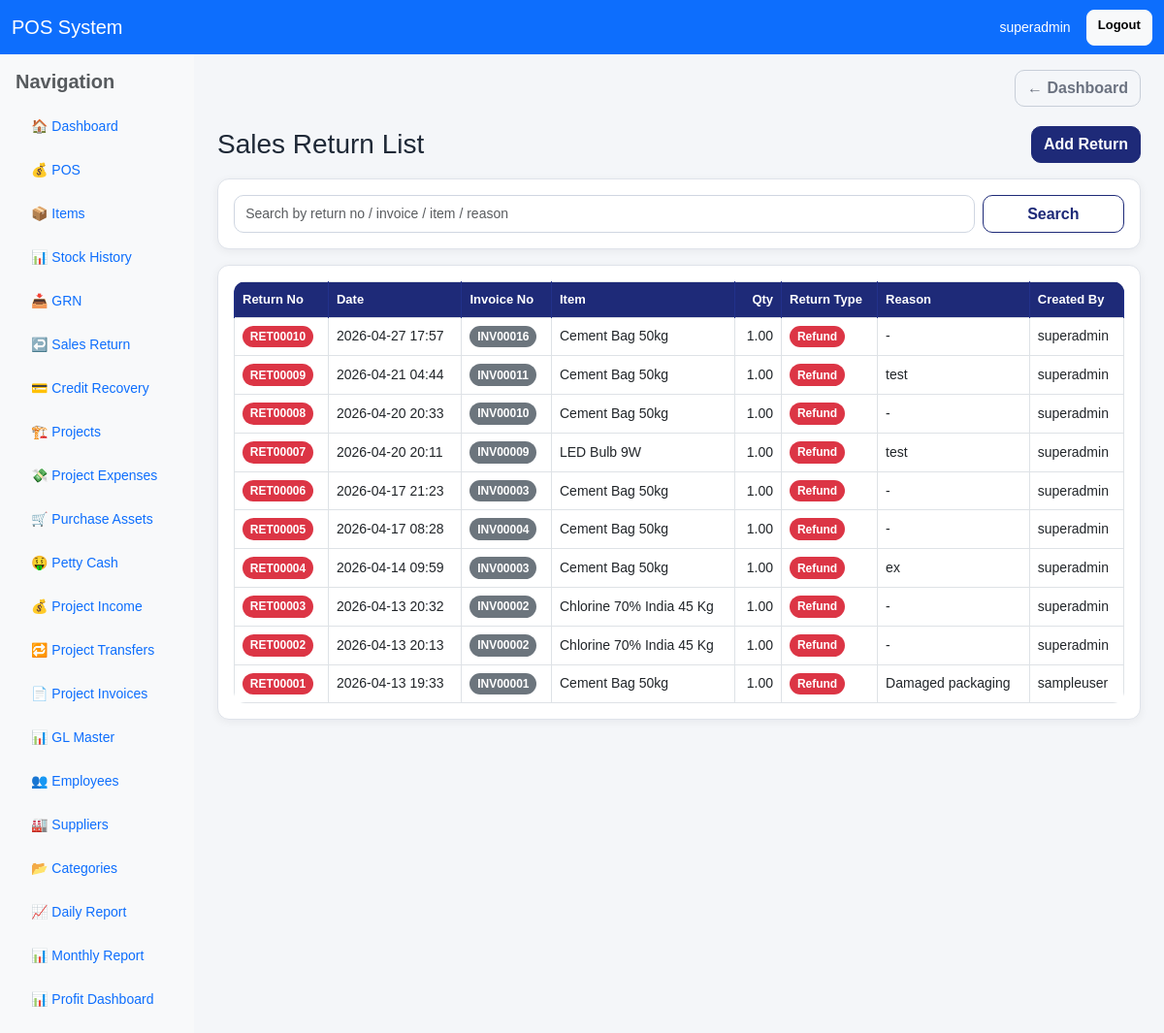
Page /sales-return-list/ (signed in) on the earlier database version.
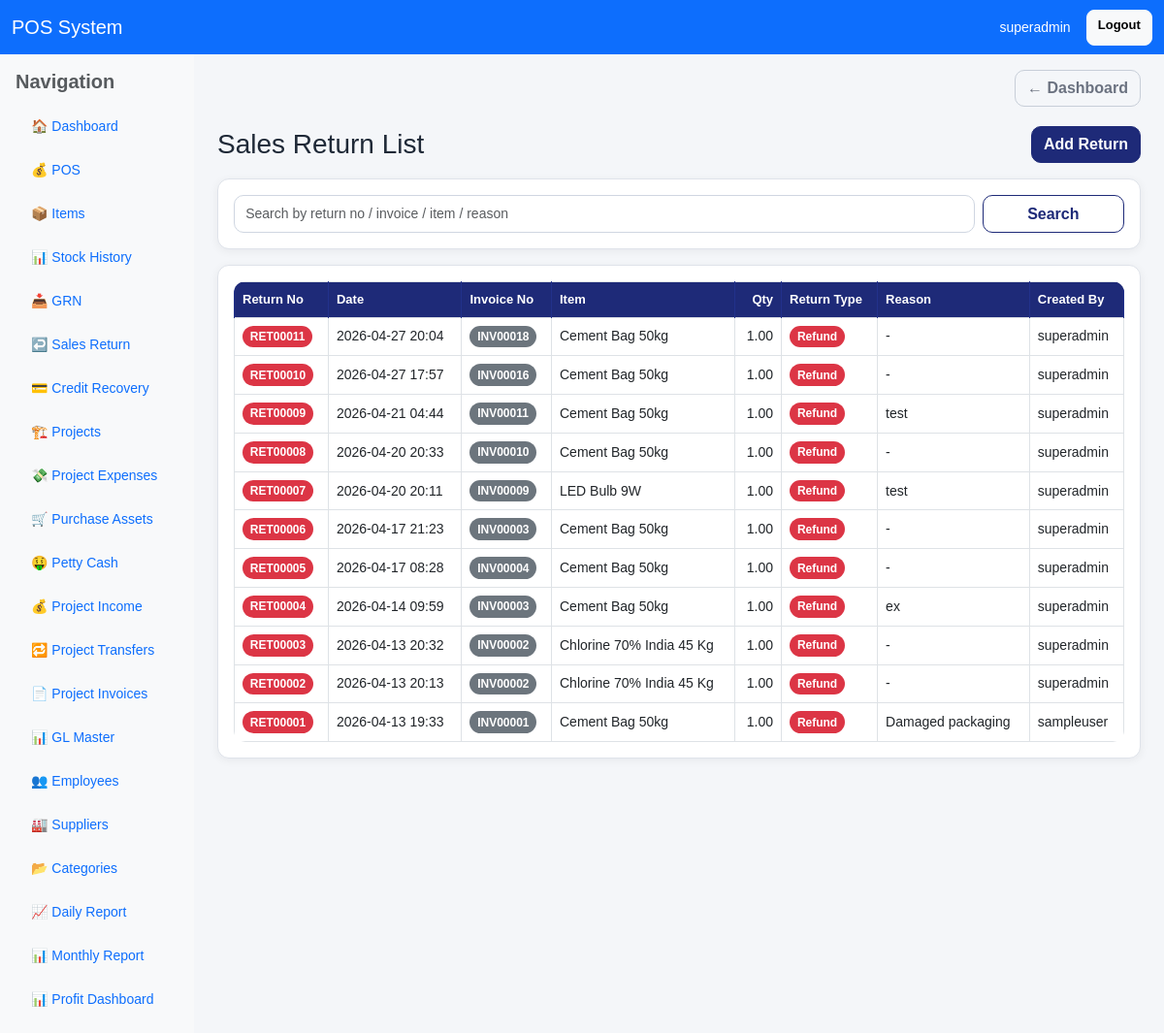
Same page on the later database version.
### pos/models.py (models this page shows, shortened)
class SalesReturn(models.Model):
    RETURN_TYPE_CHOICES = [
        ("refund", "Refund"),
        ("exchange", "Exchange"),
    ]
    return_no = models.CharField(max_length=50, unique=True)
    sale = models.ForeignKey(Sale, on_delete=models.CASCADE, related_name="returns")
    sale_item = models.ForeignKey(SaleItem, on_delete=models.CASCADE, related_name="returns")
    qty = models.DecimalField(max_digits=12, decimal_places=2, default=0)
    return_type = models.CharField(max_length=20, choices=RETURN_TYPE_CHOICES, default="refund")
    reason = models.TextField(blank=True, null=True)
    created_by = models.ForeignKey(User, on_delete=models.SET_NULL, null=True, blank=True)
    created_at = models.DateTimeField(auto_now_add=True)
    class Meta:
        ordering = ["-created_at", "-id"]
    @property
    def return_invoice_id(self):
        return self.sale.invoice_no if self.sale else ""

class Sale(models.Model):
    PAYMENT_METHODS = [
        ("cash", "Cash"),
        ("card", "Card"),
        ("credit", "Credit"),
    ]
    SALE_TYPE_CHOICES = [
        ("retail", "Retail Sale"),
        ("project_issue", "Project Issue"),
    ]
    APPROVAL_STATUS_CHOICES = [
        ("na", "Not Applicable"),
        ("pending", "Pending"),
        ("approved", "Approved"),
        ("rejected", "Rejected"),
    ]
    invoice_no = models.CharField(max_length=50, unique=True)
    total = models.DecimalField(max_digits=12, decimal_places=2, default=0)
    discount = models.DecimalField(max_digits=12, decimal_places=2, default=0)
    grand_total = models.DecimalField(max_digits=12, decimal_places=2, default=0)
    sale_type = models.CharField(max_length=20, choices=SALE_TYPE_CHOICES, default="retail")
    project = models.ForeignKey(
        "Project",
        on_delete=models.SET_NULL,
        null=True,
        blank=True,
        related_name="pos_sales"
    )
    approval_status = models.CharField(max_length=20, choices=APPROVAL_STATUS_CHOICES, default="na")
    approved_by = models.ForeignKey(
        User,
        on_delete=models.SET_NULL,
        null=True,
        blank=True,
        related_name="approved_sales"
    )
    approved_at = models.DateTimeField(null=True, blank=True)
    is_posted_to_project_expense = models.BooleanField(default=False)
    approval_note = models.TextField(blank=True, null=True)
    payment_method = models.CharField(max_length=20, choices=PAYMENT_METHODS, default="cash")
    received_amount = models.DecimalField(max_digits=12, decimal_places=2, null=True, blank=True)
    balance = models.DecimalField(max_digits=12, decimal_places=2, null=True, blank=True)
    card_last4 = models.CharField(max_length=4, blank=True, null=True)
    cheque_number = models.CharField(max_length=50, blank=True, null=True)
    customer_name = models.CharField(max_length=150, blank=True, null=True)
    customer_phone = models.CharField(max_length=20, blank=True, null=True)
    customer = models.ForeignKey(
        "Customer",
        on_delete=models.SET_NULL,
        null=True,
        blank=True,
        related_name="sales"
    )
    created_by = models.ForeignKey(User, on_delete=models.SET_NULL, null=True, blank=True)
    created_at = models.DateTimeField(auto_now_add=True)
    class Meta:
        ordering = ["-created_at"]

class SaleItem(models.Model):
    sale = models.ForeignKey(
        Sale,
        on_delete=models.CASCADE,
        related_name="sale_items"
    )
    item = models.ForeignKey(
        Item,
        on_delete=models.PROTECT
    )
    qty = models.DecimalField(max_digits=12, decimal_places=2, default=0)
    price = models.DecimalField(max_digits=12, decimal_places=2, default=0)
    discount = models.DecimalField(max_digits=12, decimal_places=2, default=0)
    amount = models.DecimalField(max_digits=12, decimal_places=2, default=0)
    net_amount = models.DecimalField(max_digits=12, decimal_places=2, default=0)
    class Meta:
        ordering = ["id"]

class Item(models.Model):
    ITEM_TYPE_CHOICES = [
        ("retail", "Retail"),
        ("project", "Project"),
        ("service", "Service"),
    ]
    item_code = models.CharField(max_length=50, unique=True)
    name = models.CharField(max_length=255)
    category = models.ForeignKey(
        "Category",
        on_delete=models.SET_NULL,
        null=True,
        blank=True
    )
    supplier = models.ForeignKey(
        "Supplier",
        on_delete=models.SET_NULL,
        null=True,
        blank=True
    )
    unit = models.CharField(max_length=30, default="pcs")
    cost_price = models.DecimalField(max_digits=12, decimal_places=2, default=0)
    selling_price = models.DecimalField(max_digits=12, decimal_places=2, default=0)
    stock = models.DecimalField(max_digits=12, decimal_places=2, default=0)
    purchase_date = models.DateField(blank=True, null=True)
    item_type = models.CharField(max_length=20, choices=ITEM_TYPE_CHOICES, default="retail")
    is_service = models.BooleanField(default=False)
    allow_discount = models.BooleanField(default=True)
    max_discount_value = models.DecimalField(max_digits=12, decimal_places=2, default=0)
    reorder_level = models.DecimalField(max_digits=12, decimal_places=2, default=0)
    warranty_days = models.PositiveIntegerField(default=0)
    retail_gl_account = models.ForeignKey(
        "GLMaster",
        on_delete=models.SET_NULL,
        null=True,
        blank=True,
        related_name="retail_items"
    )
    cost_gl_account = models.ForeignKey(
        "GLMaster",
        on_delete=models.SET_NULL,
        null=True,
        blank=True,
        related_name="cost_items"
    )
    is_active = models.BooleanField(default=True)
    updated_by = models.ForeignKey(
        User,
        on_delete=models.SET_NULL,
        null=True,
        blank=True,
        related_name="updated_items"
    )
    created_at = models.DateTimeField(auto_now_add=True)
    class Meta:
        ordering = ["name"]

### pos/views.py (the view, shortened to what this page needs)
# urls.py: path("sales-return-list/", views.sales_return_list, name="sales_return_list"),
@user_passes_test(can_use_pos)
def sales_return_list(request):
    query = request.GET.get("q", "").strip()
    returns = SalesReturn.objects.select_related(
        "sale", "sale_item", "sale_item__item", "created_by"
    ).order_by("-created_at", "-id")
    return render(request, "pos/sales_return_list.html", {
        "returns": returns,
        "query": query,
    })

### pos/views.py (called while the page is built)
def is_owner(user):
    return user.is_superuser or user.groups.filter(name__iexact="Owner").exists()

def can_use_pos(user):
    return is_owner(user) or is_cashier(user)

### pos/templates/pos/sales_return_list.html (shortened to what this page needs)
{% extends "base.html" %}
{% block content %}
<div class="d-flex justify-content-between align-items-center mb-3">
    <h3 class="page-title mb-0">Sales Return List</h3>
    <a href="{% url 'sales_return' %}" class="btn btn-primary">Add Return</a>
</div>
<div class="card card-soft mb-3">
    <div class="card-body">
        <form method="get" class="row g-2">
            <div class="col-md-10">
                <input type="text" name="q" value="{{ query }}" class="form-control"
                       placeholder="Search by return no / invoice / item / reason">
            </div>
            <div class="col-md-2 d-grid">
                <button type="submit" class="btn btn-outline-primary">Search</button>
            </div>
        </form>
    </div>
</div>
<div class="card card-soft">
    <div class="card-body">
        <div class="table-responsive">
            <table class="table table-bordered table-hover align-middle">
                <thead>
                    <tr>
                        <th>Return No</th>
                        <th>Date</th>
                        <th>Invoice No</th>
                        <th>Item</th>
                        <th class="text-end">Qty</th>
                        <th>Return Type</th>
                        <th>Reason</th>
                        <th>Created By</th>
                    </tr>
                </thead>
                <tbody>
                    {% for r in returns %}
                    <tr>
                        <td>
                            <span class="badge bg-danger">{{ r.return_no }}</span>
                        </td>
                        <td>{{ r.created_at|date:"Y-m-d H:i" }}</td>
                        <td>
                            <span class="badge bg-secondary">{{ r.return_invoice_id }}</span>
                        </td>
                        <td>{{ r.sale_item.item.name }}</td>
                        <td class="text-end">{{ r.qty }}</td>
                        <td>
                            {% if r.return_type == 'refund' %}
                                <span class="badge bg-danger">{{ r.get_return_type_display }}</span>
                            {% else %}
                                <span class="badge bg-warning">{{ r.get_return_type_display }}</span>
                            {% endif %}
                        </td>
                        <td>{{ r.reason|default:"-" }}</td>
                        <td>{{ r.created_by.username|default:"-" }}</td>
                    </tr>
                    {% empty %}
                    <tr>
                        <td colspan="8" class="text-center text-muted py-4">No sales returns found.</td>
                    </tr>
                    {% endfor %}
                </tbody>
            </table>
        </div>
    </div>
</div>
{% endblock %}

Differences in the rows shown:
added SalesReturn: return_no "RET00011", created_at "2026-04-27 20:04", return_invoice_id "INV00018", sale_item.item.name "Cement Bag 50kg", qty "1.00", return_type "Refund", reason "-", created_by.username "superadmin"
